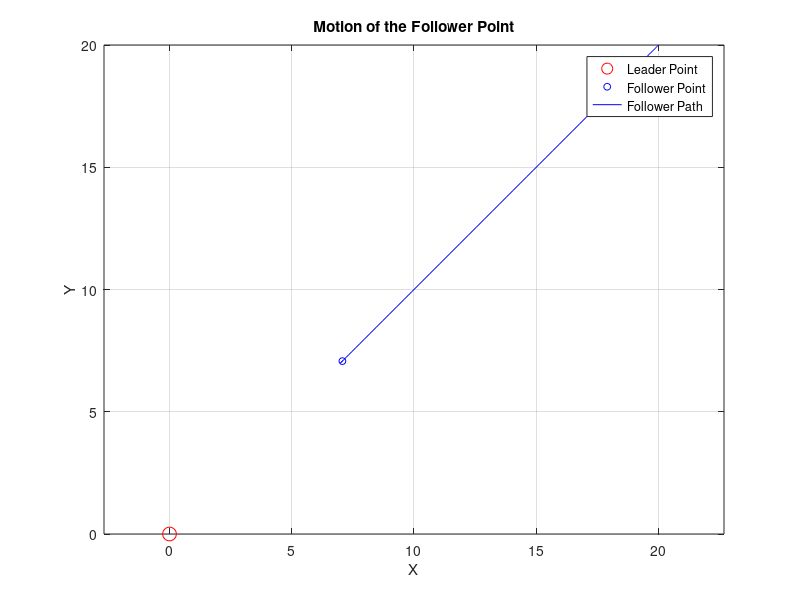

MATLAB code to generate this figure:
% Parameters
x1 = 0; % Leader point x-coordinate
y1 = 0; % Leader point y-coordinate
x2 = 20; % Initial follower point x-coordinate
y2 = 20; % Initial follower point y-coordinate
m = 1.8;  % Mass of the follower

% Time span for the simulation
tspan = [0 200]; % Adjust as needed

% Initial conditions: [x2, y2, V_x, V_y]
initial_conditions = [x2, y2, 0, 0];

% Define the system of ODEs
function dstate_dt = odesystem(t, state, x1, y1, m)
    x = state(1);
    y = state(2);
    V_x = state(3);
    V_y = state(4);
    d_coeff = 0.1;
    Kx = 1;
    Ky = 1;
    K1 = 2;
    K2 = 2;


    r = sqrt((x - x1)^2 + (y - y1)^2);
    theta = atan2(y - y1, x - x1);
    % F = -(1/r^2) + 2*r;

    F = 7.2*((10/r)^4 - (10/r)^2);
    Vxc = Kx*F * cos(theta);
    Vyc = Ky*F * sin(theta);
        
    dx_dt = V_x;
    dy_dt = V_y;
    dV_x_dt = K1 * (Vxc - V_x);
    dV_y_dt = K2 * (Vyc - V_y);
    
    dstate_dt = [dx_dt; dy_dt; dV_x_dt; dV_y_dt];
end

% Function handle to pass additional parameters
odefun = @(t, state) odesystem(t, state, x1, y1, m);

% Solve the system of ODEs
[t, result] = ode45(odefun, tspan, initial_conditions);

% Extract the results
x2_values = result(:, 1);
y2_values = result(:, 2);

fprintf("X= %d ", x2_values);
fprintf("Y= %d\n", y2_values);

% Plot the motion of the follower point
figure;
h = plot(x1, y1, 'ro', 'MarkerSize', 10, 'DisplayName', 'Leader Point');
hold on;
follower = plot(x2, y2, 'bo', 'MarkerSize', 5, 'DisplayName', 'Follower Point');
path = plot(x2_values(1), y2_values(1), 'b-', 'DisplayName', 'Follower Path');
xlabel('X');
ylabel('Y');
title('Motion of the Follower Point');
legend show;
grid on;
axis equal;
% xlim([min([x1, x2_values'])-1, max([x1, x2_values'])+1]);
% ylim([min([y1, y2_values'])-1, max([y1, y2_values'])+1]);

% Animate the motion
for k = 1:length(t)
    % Update the follower's position
    set(follower, 'XData', x2_values(k), 'YData', y2_values(k));
    
    % Update the path
    set(path, 'XData', x2_values(1:k), 'YData', y2_values(1:k));
    
    % Pause for a short duration to create animation effect
    pause(0.05);
end

hold off;
